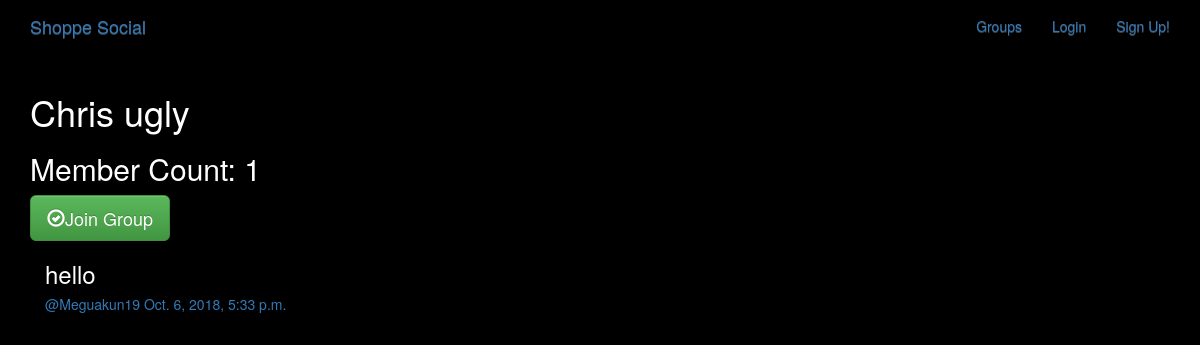
The page /groups/posts/in/chris-ugly/ on the database its author committed.
### groups/models.py (models this page shows, shortened)
class Group(models.Model):
    name = models.CharField(max_length=255, unique=True)
    slug = models.SlugField(allow_unicode=True, unique=True)
    description = models.TextField(blank=True, default='')
    description_html = models.TextField(editable=False, default='', blank=True)
    members = models.ManyToManyField(User, through='GroupMember')
    class Meta:
        ordering = ['name']

### posts/models.py (models this page shows, shortened)
class Post(models.Model):
    user = models.ForeignKey(User, related_name='posts', on_delete=models.CASCADE)
    created_at = models.DateTimeField(auto_now=True)
    message = models.TextField()
    message_html = models.TextField(editable=False)
    group = models.ForeignKey(Group, related_name='posts', null=True, blank=True, on_delete=models.CASCADE)
    class Meta:
        ordering = ['-created_at']
        unique_together = ['user', 'message']

### groups/views.py (the view)
# urls.py: url(r'posts/in/(?P<slug>[-\w]+)/$', views.SingleGroup.as_view(), name='single'),
class SingleGroup(generic.DetailView):
    model = Group

### groups/templates/groups/group_detail.html
{%extends "groups/group_base.html"%}
{%block pregroup%}
<h1>{{group.name}}</h1>
<h2>Member Count: {{group.members.count}}</h2>
<div class="content">
    {%if user in group.members.all%}
    <a href="{%url 'groups:leave' slug=group.slug%}" class ='btn btn-lg btn-fill btn-warning'><span class="glyphicon glyphicon-remove-circle"></span>Leave Group</a>
    {%else%}
    <a href="{%url 'groups:join' slug=group.slug%}" class ='btn btn-lg btn-fill btn-success'><span class="glyphicon glyphicon-ok-circle"></span>Join Group</a>
    {%endif%}
</div>
{%endblock%}
{%block group_content%}
<div class="col-md-8">
    {%if group.posts.count == 0%}
    <h2>No posts in this group yet!</h2>
    {%else%}
        {%for post in group.posts.all%}
            {%include "posts/_post.html"%}
        {%endfor%}
    {%endif%}
</div>
{%endblock%}

### posts/templates/posts/_post.html (shortened to what this page needs)
<div class="post media">
    <h3>{{ post.message_html|safe }}</h3>
    <div class="media-body">
        <h5 class="media-heading">
        <span class="username">
            <a href="{%url 'posts:for_user' username=post.user.username%}">@{{post.user.username}}</a>
        </span>
        <time class="time">
            <a href="{%url 'posts:single' username=post.user.username pk=post.pk%}">
            {{post.created_at}}
            </a>
        </time>
    </h5>
    </div>
</div>

### static/simplesocial/css/master.css (style rules this page uses)
body { margin: 0; overflow: hidden; background-color: black; color:white; }

### rows shown on the page
Group: name "Chris ugly", members.count "1"
Post: message_html "hello", user.username "Meguakun19", created_at "Oct. 6, 2018, 5:33 p.m."
